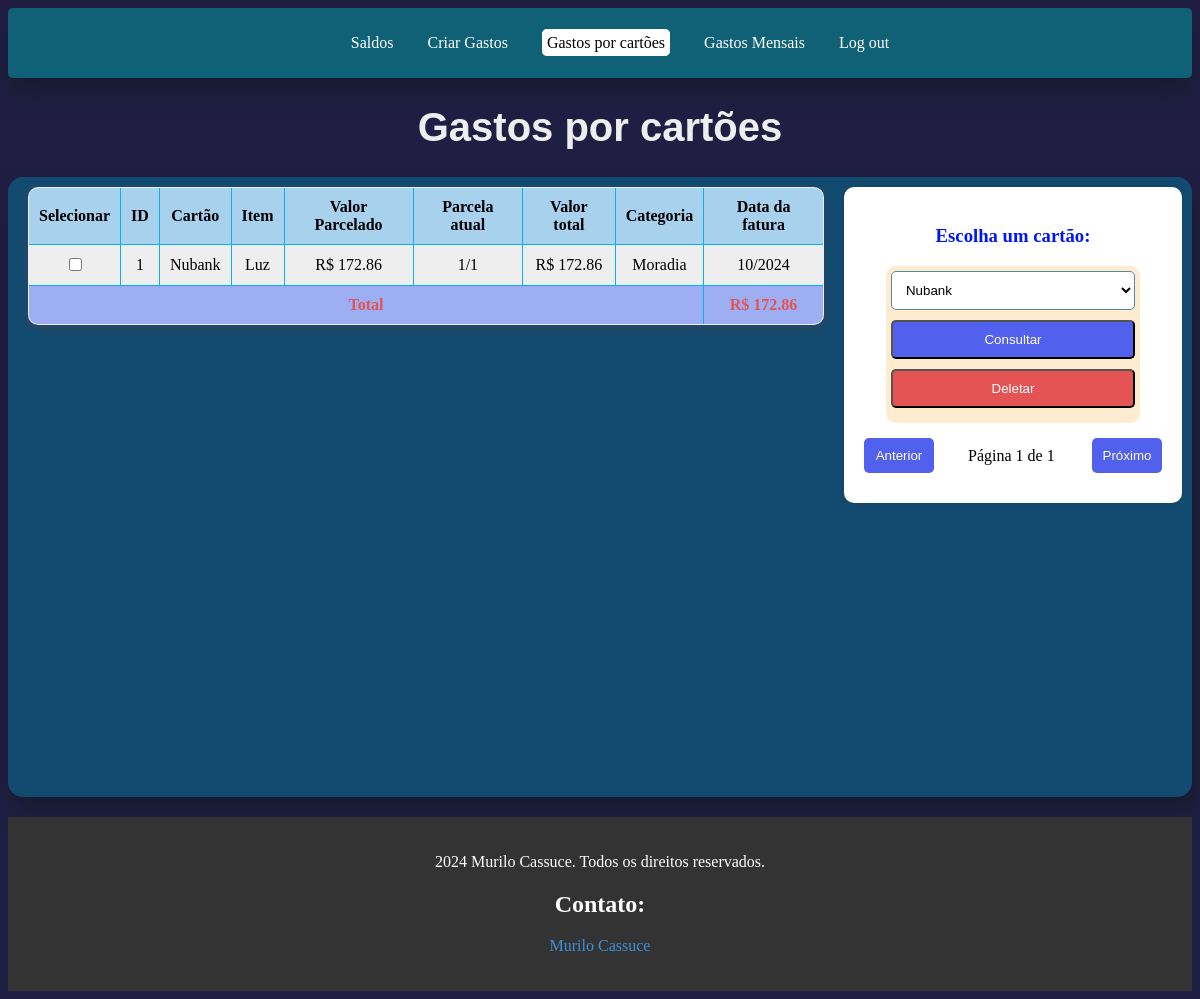
/gastosIndividuais/ (signed in), run on the app's committed database.
### usuarios/models.py (models this page shows, shortened)
class Gastos(models.Model):
    CATEGORIA_GASTO = [
        ("Alimentação", "Alimentação"),
        ("Transporte", "Transporte"),
        ("Entretenimento", "Entretenimento"),
        ("Moradia", "Moradia"),
        ("Lazer", "Lazer"),
        ("Educação", "Educação"),
        ("Serviços", "Serviços"),
        ("Saúde", "Saúde"),
        ("Outros", "Outros"),
    ]
    cartao = models.CharField(max_length=20)
    item = models.CharField(max_length=64)
    valor = models.DecimalField(max_digits=10, decimal_places=2)
    parcelas = models.CharField(max_length=6)
    parcelado = models.IntegerField()
    categoria = models.CharField(max_length=30, choices=CATEGORIA_GASTO)
    data_inicial = models.CharField(max_length=5)
    usuario = models.ForeignKey(settings.AUTH_USER_MODEL, on_delete=models.CASCADE)
    def valor_parcelado(self):
        if self.parcelado > 0:
            valor_parcelado = self.valor/self.parcelado
            return valor_parcelado
        return 0.00

### usuarios/views.py (the view, shortened to what this page needs)
# urls.py: path('gastosIndividuais/', views.gastosIndividuais, name="gastosIndividuais"),
def gastosIndividuais(request):
    if not request.user.is_authenticated:
        return HttpResponseRedirect(reverse("login"))
    cartoes = Gastos.objects.filter(usuario=request.user).values_list('cartao', flat=True).distinct()
    cartoes_filtrados = None
    total_entrada = 0
    if Gastos.objects.filter(usuario=request.user).exists():
        cartoes_filtrados = Gastos.objects.filter(cartao=cartoes[0], usuario=request.user)
    if request.method == "POST" and 'buscarCartoes' in request.POST:
        cartao_buscado = request.POST.get("cartao")
        if cartao_buscado:
            cartoes_filtrados = Gastos.objects.filter(cartao=cartao_buscado, usuario=request.user)
    if cartoes_filtrados != None:
        total_entrada = sum(gasto.valor_parcelado() for gasto in cartoes_filtrados)
    return render(request, 'usuarios/gastosIndividuais.html', {
        'cartoes': cartoes,
        'gastos': cartoes_filtrados,
        'total_entrada': total_entrada,
    })

### usuarios/templates/usuarios/gastosIndividuais.html (shortened to what this page needs)
{% extends "usuarios/layout.html" %}
{% block body %}
    <h1 id="h1Despesas" >Gastos por cartões</h1>
<div id="divPrincipal">
    <form method="POST" id="formTabela" action="{% url 'gastosIndividuais' %}">
        <table id="tabprincipal">
            <thead>
                <tr>
                    <th>Selecionar</th>
                    <th>ID</th>
                    <th>Cartão</th>
                    <th>Item</th>
                    <th>Valor Parcelado</th>
                    <th>Parcela atual</th>
                    <th>Valor total</th>
                    <th>Categoria</th>
                    <th>Data da fatura</th>
                </tr>
            </thead>
            <tbody id="gastosTable">
                {% for gasto in gastos|slice:"::-1" %}
                <tr id="tr_criar_gasto" class="gasto-item">
                    <td><input type="checkbox" name="deletar" value="{{ gasto.id }}"></td>
                    <td>{{ gasto.id }}</td>
                    <td>{{ gasto.cartao }}</td>
                    <td>{{ gasto.item }}</td>
                    <td>R$ {{ gasto.valor_parcelado|floatformat:2 }}</td>
                    <td>{{ gasto.parcelas }}</td>
                    <td>R$ {{ gasto.valor }}</td>
                    <td>{{ gasto.categoria }}</td>
                    <td>{{ gasto.data_inicial }}</td>
                </tr>
                {% empty %}
                <tr>
                    <td colspan="9">Nenhum cartão encontrado.</td>
                </tr>
                {% endfor %}
                <tr>
                    <td class="total" colspan="8"><strong>Total</strong></td>
                    <td class="total" colspan="1"><strong>R$ {{ total_entrada|floatformat:2 }}</strong></td>
                </tr>
            </tbody>
        </table>
    </form>
    <div id="formConsultCart">
        <h3 class="h3Info">Escolha um cartão: </h3>
        <form method="post" action="{% url 'gastosIndividuais' %}">
            <div id="TestBackGround">
            <select id="cartao" name="cartao">
                {% for cartao in cartoes %}
                    <option value="{{ cartao }}">{{ cartao }}</option>
                    {% empty %}
                    <option>Nenhum cartão encontrado</option>
                {% endfor %}
            </select>
            <button type="submit" name="buscarCartoes" id="buscarGastoindividual">Consultar</button>
            <button type="button" id="deletarDados">Deletar</button>
            </div>
        </form>
        <div id="paginationButtons">
            <button id="anterPag">Anterior</button>
            <span id="pageInfo">Página {{ page_obj.number }} de {{ page_obj.paginator.num_pages }}</span>
            <button id="proxPag">Próximo</button>
        </div>
    </div>
</div>
{% endblock %}

### usuarios/templates/usuarios/layout.html (style rules this page uses)
body { background-color:rgb(32, 30, 67); }

### usuarios/templates/usuarios/gastosIndividuais.html (style rules this page uses)
body { background-color:rgb(32, 30, 67); }
#h1Despesas { text-align: center; color: rgb(238, 238, 238); font-size: 40px; font-family: 'Gill Sans', 'Gill Sans MT', Calibri, 'Trebuchet MS', sans-serif; }
#divPrincipal { display: flex; justify-content: center; align-items: center; margin: 0 auto; background-color: rgb(19, 75, 112); border-radius: 15px; box-shadow: 2px 2px 5px rgba(0, 0, 0, 0.1); padding: 10px; height: 600px; overflow: auto; box-shadow: 5px 15px 25px rgba(14, 25, 27, 0.507); }
#tabprincipal { border-collapse: collapse; background-color: rgb(238, 238, 238); border: 1px solid rgb(80, 140, 155); border-radius: 10px; overflow: hidden; margin-left: 10px; box-shadow: 0px 4px 10px rgba(255, 0, 0, 0.1); box-sizing: border-box; }
th, td { border: 1px solid rgb(4, 176, 255); padding: 10px; text-align: center; }
th { background-color: rgb(167, 209, 237); }
#formTabela { align-self: flex-start; }
#formConsultCart { align-self: flex-start; width: 300px; padding: 20px; border-radius: 10px; box-shadow: 0px 0px 10px rgba(0, 0, 0, 0.1); background-color: #fff; display: flex; flex-direction: column; align-items: center; margin-left: 20px; }
button, select { background-color: rgb(255, 255, 255); width: 100%; border-radius: 5px; margin-bottom: 10px; padding: 10px; box-sizing: border-box; cursor: pointer; }
select { border: 1px solid rgb(80, 140, 155); }
#buscarGastoindividual { background-color: rgb(82, 97, 237); color: #fff; }
#paginationButtons { display: flex; justify-content: space-between; width: 100%; margin-top: 15px; }
#anterPag, #proxPag { background-color: rgb(82, 97, 237); width: 70px; padding: 10px; border: none; color: white; cursor: pointer; text-align: center; border-radius: 5px; }
#pageInfo { color: #000000; width: 90px; align-self: auto; padding: 5px; margin-top: 4px; }
#deletarDados { background-color: rgb(228, 84, 84); color: white; }
.total { background-color: rgb(157, 175, 242); color: rgb(228, 84, 84); }
#TestBackGround { background-color: rgba(255, 145, 0, 0.186); padding: 5px; border-radius: 10px; }
.h3Info { color: rgb(0, 21, 255); }

### data on the page
Gastos: id "1", cartao "Nubank", item "Luz", valor_parcelado "172.86", parcelas "1/1", valor "172.86", categoria "Moradia", data_inicial "10/2024"

### other printed values
{{ total_entrada|floatformat:2 }} "172.86"
form field cartao "Nubank"
